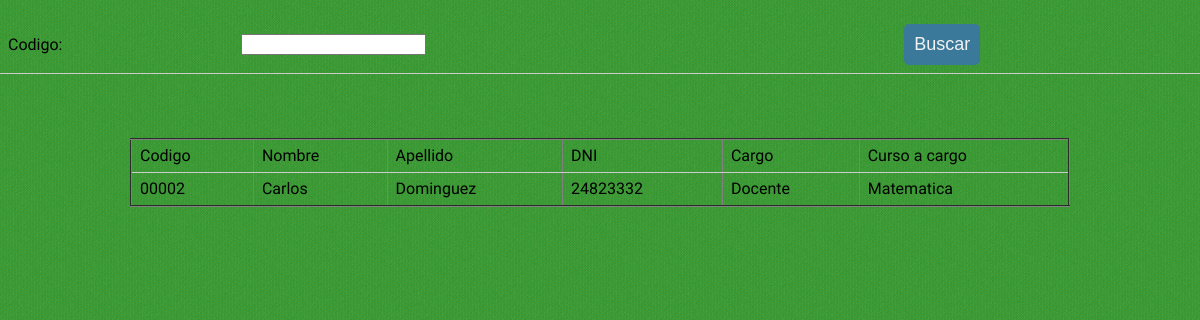
The page /view/docente.php (signed in) on the database its author committed.
### tables this page shows
CREATE TABLE `empleado` (
  `id_empleado` char(5) NOT NULL,
  `Nombres` varchar(20) DEFAULT NULL,
  `Apellidos` varchar(20) DEFAULT NULL,
  `DNI` char(8) DEFAULT NULL,
  `Sexo` varchar(20) DEFAULT NULL,
  `Fecha_nacim` date DEFAULT NULL,
  `id_tipo` char(5) NOT NULL,
  `id_curso` char(5) DEFAULT NULL
);

CREATE TABLE `tipo_empleado` (
  `id_tipo` char(5) NOT NULL,
  `Descripcion` varchar(40) DEFAULT NULL
);

CREATE TABLE `curso` (
  `id_curso` char(5) NOT NULL,
  `nombre` varchar(20) NOT NULL,
  `descripcion` varchar(50) NOT NULL
);

### model/database.php (called while the page is built)
<?php
class Database
{
    public static function StartUp()
    {
        $pdo = new PDO('mysql:host=localhost;dbname=db_colegio;charset=utf8', 'root', '');
        $pdo->setAttribute(PDO::ATTR_ERRMODE, PDO::ERRMODE_EXCEPTION);
        return $pdo;
    }
}
?>

### controller/docente.controller.php (called while the page is built, shortened)
<?php
require_once '../model/empleado.php';
class DocenteController{
        public function Listar(){
		$doc = new Empleado();
        $lista= $doc->Listar();
		return $lista;
    }
}
?>

### model/empleado.php (called while the page is built, shortened)
<?php
class Empleado{
	private $pdo;
	public function __CONSTRUCT()
	{
		try
		{
			$this->pdo = Database::StartUp();
		}
		catch(Exception $e)
		{
			die($e->getMessage());
		}
	}
	public function Listar()
		{
			try
			{
				$stm = $this->pdo->prepare("SELECT e.id_empleado as a, e.Nombres as b,
				e.Apellidos as c, e.DNI as d, te.Descripcion as e, c.nombre as f
				FROM empleado e, tipo_empleado te, curso c where (e.id_tipo=te.id_tipo and e.id_curso=c.id_curso) order by id_empleado");
				$stm->execute();
				return $stm->fetchAll(PDO::FETCH_OBJ);
			}
			catch(Exception $e)
			{
				die($e->getMessage());
			}
		}
}
?>

### view/docente.php (the view, shortened to what this page needs)
<?php
include_once '../model/database.php';
include_once '../controller/docente.controller.php';
?>
<!DOCTYPE html>
<html lang="en">
	<head>
		<link href="../assets/style/style.css" media="screen" rel="stylesheet" type="text/css" />
		<link href="../assets/style/iconic.css" media="screen" rel="stylesheet" type="text/css" />
	</head>
<body>
	<div>
	<table class="#" border="0" align ="center">
	<tr><td>Codigo: </td><td><input type="text" name="code"/>
	<td><input id="button" class="button:before" type="submit" value="Buscar"/></td>
	</tr>
	</table>
	</div>
	<div class="wrap">
	<table class='respond' border='2px' WIDTH='100'>
    <tr><td>Codigo</td><td>Nombre</td><td>Apellido</td><td>DNI</td><td>Cargo</td><td>Curso a cargo</td></tr>
	<?php
	$mat= new DocenteController();
	$lista=$mat->Listar();
	foreach($lista as $columna){
		echo ("<tr>");
		echo("<td>".$columna->a."</td>");
		echo("<td>".$columna->b."</td>");
		echo("<td>".$columna->c."</td>");
		echo("<td>".$columna->d."</td>");
		echo("<td>".$columna->e."</td>");
		echo("<td>".$columna->f."</td>");
	}
	?>
	</TABLE>
	</div>
</body>
</html>

### assets/style/style.css (style rules this page uses)
html, body, div, span, applet, object, iframe, h1, h2, h3, h4, h5, h6, p, blockquote, pre, a, abbr, acronym, address, big, cite, code, del, dfn, em, img, ins, kbd, q, s, samp, small, strike, strong, sub, sup, tt, var, b, u, i, center, dl, dd, ol, ul, li, fieldset, label, legend, caption,article, aside, canvas, details, embed, figure, figcaption, footer, header, hgroup, menu, nav, output, ruby, section, summary, time, mark, audio, video { margin: 0; padding: 0; border: 0; font-size: 100%; font: inherit; vertical-align: baseline; }
body { line-height: 1; }
body { background: url('../img/denim.png'); font-family: 'Droid Sans', sans-serif;; }
.wrap { width: 940px; margin: 4em auto; }

### view/docente.php (style rules this page uses)
#button { border: none; background: #3a7999; color: #f2f2f2; padding: 10px; font-size: 18px; border-radius: 5px; position: relative; box-sizing: border-box; transition: all 500ms ease; }
table { width: 100%; margin: 1em 0 2em; border-collapse: collapse; }
td { padding: .5em .5em; border-bottom: solid 1px #ccc; }

### rows shown on the page
empleado: id_empleado "00002", Nombres "Carlos", Apellidos "Dominguez", DNI "24823332", id_tipo.Descripcion "Docente", id_curso.nombre "Matematica"
